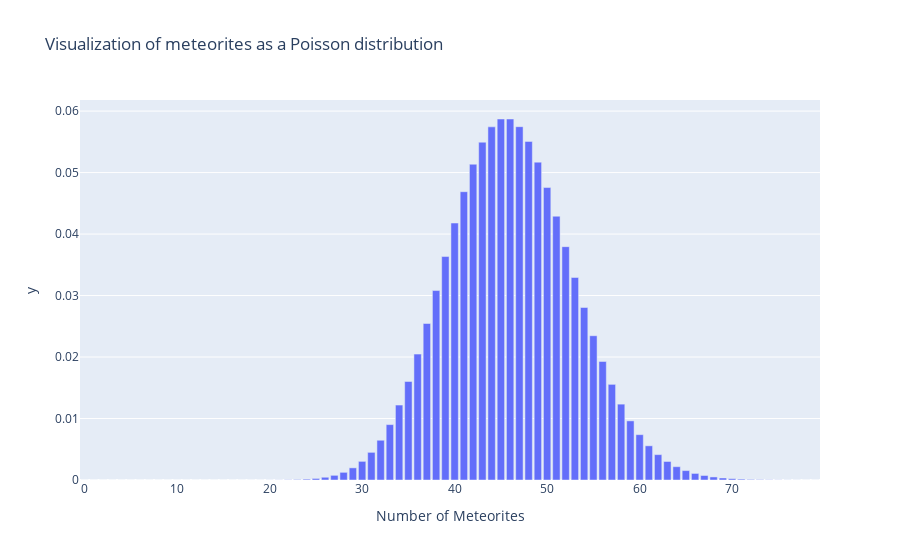

Notebook source saved alongside this figure:
### Code cell
import math  
import plotly_express as px
import pandas as pd

mean = 46;
exp = 2.718281828;
x = []; y = [];
cdf_y = 0;
for i in range(0,80):
    #poisson distribution formula
    pois = ((mean**i) * exp**(-mean)) / math.factorial(i) 
    x.append(i)   
    y.append(pois)     
# Label the axes and show the plot
df = pd.DataFrame(data=y, index=x)
fig = px.bar(df, x=x, y=y, title='Visualization of meteorites as a Poisson distribution',
                labels=dict(x="Number of Meteorites", y="y")
            )
fig.show()

### Figure 1 — Plotly figure (JSON) as saved in the notebook; plotly's stock layout.template omitted (floating-point values rounded to 4 significant figures)
{"data": [{"alignmentgroup": "True", "hovertemplate": "Number of Meteorites=%{x}<br>y=%{y}<extra></extra>", "legendgroup": "", "marker": {"color": "#636efa", "pattern": {"shape": ""}}, "name": "", "offsetgroup": "", "orientation": "v", "showlegend": false, "textposition": "auto", "type": "bar", "x": [0, 1, 2, 3, 4, 5, 6, 7, 8, 9, 10, 11, 12, 13, 14, 15, 16, 17, 18, 19, 20, 21, 22, 23, 24, 25, 26, 27, 28, 29, 30, 31, 32, 33, 34, 35, 36, 37, 38, 39, 40, 41, 42, 43, 44, 45, 46, 47, 48, 49, 50, 51, 52, 53, 54, 55, 56, 57, 58, 59, 60, 61, 62, 63, 64, 65, 66, 67, 68, 69, 70, 71, 72, 73, 74, 75, 76, 77, 78, 79], "xaxis": "x", "y": [1.053e-20, 4.844e-19, 1.114e-17, 1.708e-16, 1.965e-15, 1.807e-14, 1.386e-13, 9.106e-13, 5.236e-12, 2.676e-11, 1.231e-10, 5.148e-10, 1.973e-09, 6.983e-09, 2.294e-08, 7.036e-08, 2.023e-07, 5.474e-07, 1.399e-06, 3.387e-06, 7.789e-06, 1.706e-05, 3.567e-05, 7.135e-05, 0.0001368, 0.0002516, 0.0004452, 0.0007585, 0.001246, 0.001976, 0.003031, 0.004497, 0.006464, 0.009011, 0.01219, 0.01602, 0.02047, 0.02545, 0.03081, 0.03634, 0.04179, 0.04689, 0.05136, 0.05494, 0.05744, 0.05871, 0.05871, 0.05747, 0.05507, 0.0517, 0.04756, 0.0429, 0.03795, 0.03294, 0.02806, 0.02347, 0.01928, 0.01556, 0.01234, 0.009619, 0.007375, 0.005561, 0.004126, 0.003013, 0.002165, 0.001532, 0.001068, 0.0007333, 0.0004961, 0.0003307, 0.0002173, 0.0001408, 8.995e-05, 5.668e-05, 3.524e-05, 2.161e-05, 1.308e-05, 7.814e-06, 4.608e-06, 2.683e-06], "yaxis": "y"}], "layout": {"barmode": "relative", "legend": {"tracegroupgap": 0}, "title": {"text": "Visualization of meteorites as a Poisson distribution"}, "xaxis": {"anchor": "y", "domain": [0, 1], "title": {"text": "Number of Meteorites"}}, "yaxis": {"anchor": "x", "domain": [0, 1], "title": {"text": "y"}}}}
